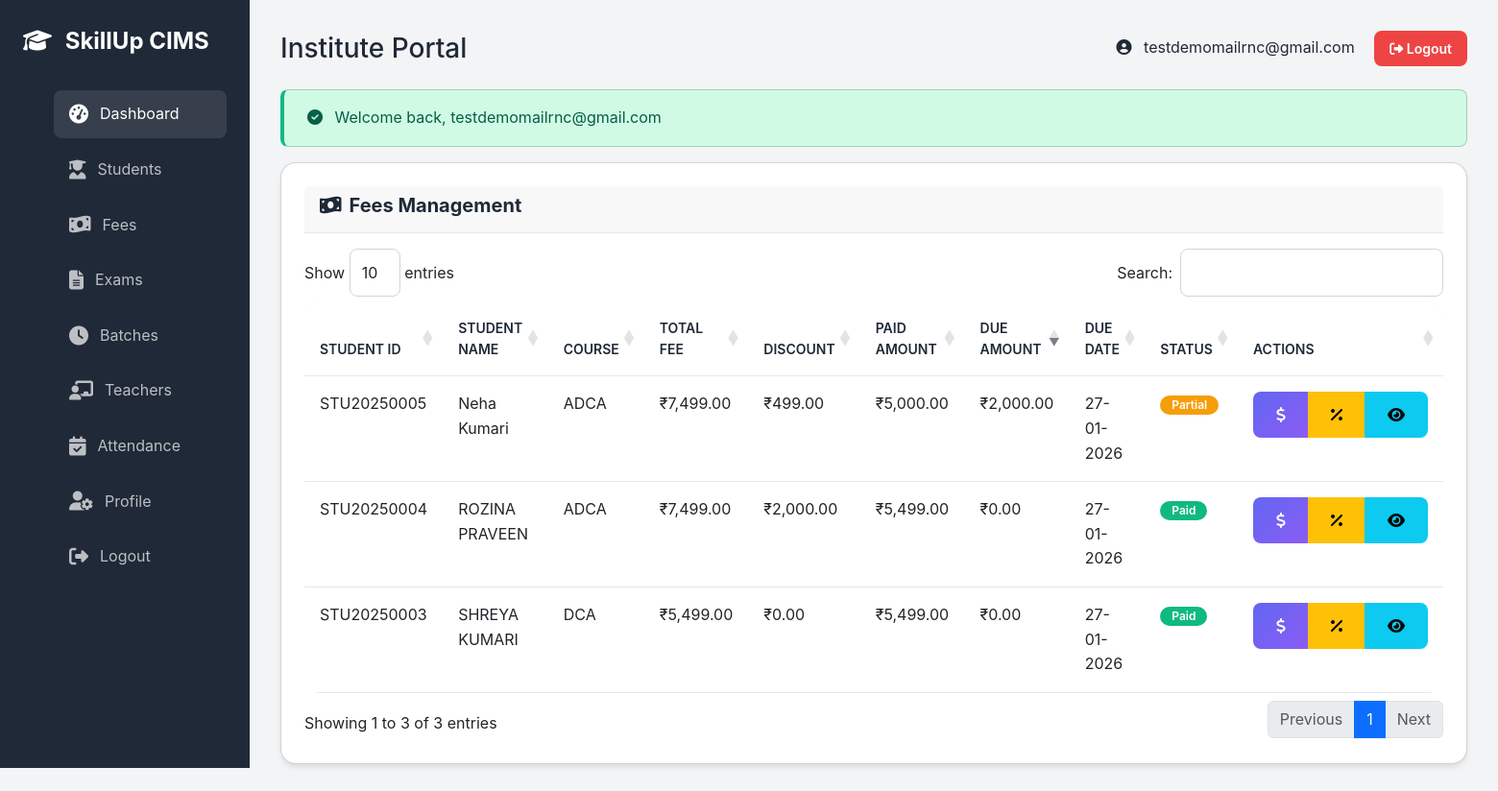
/public/institute/fees (signed in), run on the app's committed database.
### tables this page shows
CREATE TABLE `institutes` (
  `id` int(10) UNSIGNED NOT NULL,
  `franchise_id` int(10) UNSIGNED NOT NULL,
  `institute_code` varchar(20) NOT NULL,
  `institute_name` varchar(200) NOT NULL,
  `address` text NOT NULL,
  `city` varchar(100) DEFAULT NULL,
  `state` varchar(100) DEFAULT NULL,
  `pincode` varchar(10) DEFAULT NULL,
  `contact_person` varchar(100) NOT NULL,
  `phone` varchar(20) NOT NULL,
  `email` varchar(100) NOT NULL,
  `logo` varchar(255) DEFAULT NULL,
  `status` enum('active','inactive') DEFAULT 'active',
  `user_id` int(10) UNSIGNED DEFAULT NULL COMMENT 'Institute admin user ID',
  `created_at` timestamp NOT NULL DEFAULT current_timestamp(),
  `updated_at` timestamp NOT NULL DEFAULT current_timestamp() ON UPDATE current_timestamp()
);

CREATE TABLE `fees` (
  `id` int(10) UNSIGNED NOT NULL,
  `student_id` int(10) UNSIGNED NOT NULL,
  `course_id` int(10) UNSIGNED NOT NULL,
  `total_fee` decimal(10,2) NOT NULL,
  `discount_amount` decimal(10,2) DEFAULT 0.00,
  `paid_amount` decimal(10,2) DEFAULT 0.00,
  `due_amount` decimal(10,2) NOT NULL,
  `payment_mode` enum('one-time','installment') DEFAULT 'one-time',
  `installments` int(11) DEFAULT 1,
  `status` enum('paid','partial','due','overdue') DEFAULT 'due',
  `due_date` date DEFAULT NULL,
  `created_at` timestamp NOT NULL DEFAULT current_timestamp(),
  `updated_at` timestamp NOT NULL DEFAULT current_timestamp() ON UPDATE current_timestamp()
);

CREATE TABLE `students` (
  `id` int(10) UNSIGNED NOT NULL,
  `student_id` varchar(20) NOT NULL,
  `user_id` int(10) UNSIGNED NOT NULL COMMENT 'Student login user ID',
  `institute_id` int(10) UNSIGNED NOT NULL,
  `first_name` varchar(100) NOT NULL,
  `last_name` varchar(100) NOT NULL,
  `email` varchar(100) DEFAULT NULL,
  `phone` varchar(20) NOT NULL,
  `gender` enum('male','female','other') NOT NULL,
  `dob` date NOT NULL,
  `photo` varchar(255) DEFAULT NULL,
  `address` text NOT NULL,
  `city` varchar(100) DEFAULT NULL,
  `state` varchar(100) DEFAULT NULL,
  `pincode` varchar(10) DEFAULT NULL,
  `guardian_name` varchar(100) NOT NULL,
  `guardian_phone` varchar(20) NOT NULL,
  `guardian_relation` varchar(50) DEFAULT NULL,
  `enrollment_date` date NOT NULL,
  `status` enum('active','inactive','completed','dropped') DEFAULT 'active',
  `created_at` timestamp NOT NULL DEFAULT current_timestamp(),
  `updated_at` timestamp NOT NULL DEFAULT current_timestamp() ON UPDATE current_timestamp()
);

CREATE TABLE `courses` (
  `id` int(10) UNSIGNED NOT NULL,
  `course_code` varchar(20) NOT NULL,
  `course_name` varchar(200) NOT NULL,
  `duration` int(11) NOT NULL COMMENT 'Duration in months',
  `fee` decimal(10,2) NOT NULL,
  `regular_price` decimal(10,2) DEFAULT 0.00,
  `offer_price` decimal(10,2) DEFAULT 0.00,
  `description` text DEFAULT NULL,
  `syllabus` text DEFAULT NULL,
  `category` varchar(100) DEFAULT NULL,
  `status` enum('active','inactive') DEFAULT 'active',
  `created_at` timestamp NOT NULL DEFAULT current_timestamp(),
  `updated_at` timestamp NOT NULL DEFAULT current_timestamp() ON UPDATE current_timestamp()
);

### views/institute/fees.php (the view, shortened to what the rows shown need)
<div class="card">
    <div class="card-header">
        <h5 class="card-title mb-0">
            <i class="fas fa-money-bill-wave me-2"></i>Fees Management
        </h5>
    </div>
    <div class="card-body">
        <div class="table-responsive">
            <table class="table" id="feesTable">
                <thead>
                    <tr>
                        <th>Student ID</th>
                        <th>Student Name</th>
                        <th>Course</th>
                        <th>Total Fee</th>
                        <th>Discount</th>
                        <th>Paid Amount</th>
                        <th>Due Amount</th>
                        <th>Due Date</th>
                        <th>Status</th>
                        <th>Actions</th>
                    </tr>
                </thead>
                <tbody>
                    <?php if (isset($fees) && !empty($fees)): ?>
                        <?php foreach ($fees as $fee): ?>
                            <tr>
                                <td><?= e($fee['student_id']) ?></td>
                                <td><?= e($fee['first_name'] . ' ' . $fee['last_name']) ?></td>
                                <td><?= e($fee['course_name']) ?></td>
                                <td>₹<?= number_format($fee['total_fee'], 2) ?></td>
                                <td>₹<?= number_format($fee['discount_amount'] ?? 0, 2) ?></td>
                                <td>₹<?= number_format($fee['paid_amount'], 2) ?></td>
                                <td>₹<?= number_format($fee['due_amount'], 2) ?></td>
                                <td><?= formatDate($fee['due_date']) ?></td>
                                <td>
                                    <span class="badge badge-<?=
                                        $fee['status'] === 'paid' ? 'success' :
                                        ($fee['status'] === 'partial' ? 'warning' : 'danger')
                                        ?>">
                                        <?= ucfirst($fee['status']) ?>
                                    </span>
                                </td>
                                <td>
                                    <div class="btn-group btn-group-sm">
                                        <button class="btn btn-primary btn-collect-payment" data-id="<?= $fee['id'] ?>"
                                            data-student="<?= e($fee['first_name'] . ' ' . $fee['last_name']) ?>"
                                            data-due="<?= $fee['due_amount'] ?>" title="Collect Payment">
                                            <i class="fas fa-dollar-sign"></i>
                                        </button>
                                        <button class="btn btn-warning btn-apply-discount" data-id="<?= $fee['id'] ?>"
                                            data-student="<?= e($fee['first_name'] . ' ' . $fee['last_name']) ?>"
                                            title="Apply Discount">
                                            <i class="fas fa-percent"></i>
                                        </button>
                                        <button class="btn btn-info btn-view-fee" data-id="<?= $fee['id'] ?>"
                                            title="View Details">
                                            <i class="fas fa-eye"></i>
                                        </button>
                                    </div>
                                </td>
                            </tr>
                        <?php endforeach; ?>
                    <?php endif; ?>
                </tbody>
            </table>
        </div>
    </div>
</div>

### core/Router.php (shortened to what the rows shown need)
<?php
class Router
{
    private $routes = [];
    private function addRoute($method, $uri, $controller, $action, $middleware = [])
    {
        if (strpos($controller, '@') !== false && $action === null) {
            list($controller, $action) = explode('@', $controller);
        }
        $this->routes[] = [
            'method' => $method,
            'uri' => $uri,
            'controller' => $controller,
            'action' => $action,
            'middleware' => $middleware
        ];
    }
    public function dispatch()
    {
        $requestUri = $this->getRequestUri();
        $requestMethod = $_SERVER['REQUEST_METHOD'];
        foreach ($this->routes as $route) {
            if ($route['method'] === $requestMethod && $this->matchRoute($route['uri'], $requestUri, $params)) {
                $controllerClass = $route['controller'];
                $action = $route['action'];
                if (class_exists($controllerClass)) {
                    $controller = new $controllerClass();
                    if (method_exists($controller, $action)) {
                        call_user_func_array([$controller, $action], $params);
                        return;
                    }
                }
                return;
            }
        }
    }
    private function matchRoute($routeUri, $requestUri, &$params = [])
    {
        $pattern = preg_replace('/\{(\w+)\}/', '([^/]+)', $routeUri);
        $pattern = '#^' . $pattern . '$#';
        if (preg_match($pattern, $requestUri, $matches)) {
            return true;
        }
        return false;
    }
    private function getRequestUri()
    {
        $uri = parse_url($_SERVER['REQUEST_URI'], PHP_URL_PATH);
        $scriptName = dirname($_SERVER['SCRIPT_NAME']);
        if ($scriptName !== '/' && strpos($uri, $scriptName) === 0) {
            $uri = substr($uri, strlen($scriptName));
        }
        return rtrim($uri, '/') ?: '/';
    }
}

### views/layouts/institute.php (shortened to what the rows shown need)
<!DOCTYPE html>
<html lang="en">
<head>
    <link href="https://cdn.jsdelivr.net/npm/bootstrap@5.3.0/dist/css/bootstrap.min.css" rel="stylesheet">
    <link rel="stylesheet" href="https://cdnjs.cloudflare.com/ajax/libs/font-awesome/6.4.0/css/all.min.css">
    <link rel="stylesheet" href="https://cdn.datatables.net/1.13.6/css/dataTables.bootstrap5.min.css">
    <link rel="stylesheet" href="<?= url('public/assets/css/custom.css') ?>">
</head>
<body>
    <div class="dashboard-container">
        <aside class="sidebar">
            <div class="sidebar-logo">
                <i class="fas fa-graduation-cap me-2"></i>
                SkillUp CIMS
            </div>
            <ul class="sidebar-menu">
                <li>
                    <a href="<?= url('institute/dashboard') ?>" class="active">
                        <i class="fas fa-tachometer-alt"></i> Dashboard
                    </a>
                </li>
                <li>
                    <a href="<?= url('institute/students') ?>">
                        <i class="fas fa-user-graduate"></i> Students
                    </a>
                </li>
                <li>
                    <a href="<?= url('institute/fees') ?>">
                        <i class="fas fa-money-bill-wave"></i> Fees
                    </a>
                </li>
                <li>
                    <a href="<?= url('institute/exams') ?>">
                        <i class="fas fa-file-alt"></i> Exams
                    </a>
                </li>
                <li>
                    <a href="<?= url('institute/batches') ?>">
                        <i class="fas fa-clock"></i> Batches
                    </a>
                </li>
                <li>
                    <a href="<?= url('institute/teachers') ?>">
                        <i class="fas fa-chalkboard-teacher"></i> Teachers
                    </a>
                </li>
                <li>
                    <a href="<?= url('institute/attendance') ?>">
                        <i class="fas fa-calendar-check"></i> Attendance
                    </a>
                </li>
                <li>
                    <a href="<?= url('institute/profile') ?>">
                        <i class="fas fa-user-cog"></i> Profile
                    </a>
                </li>
                <li>
                    <a href="<?= url('logout') ?>">
                        <i class="fas fa-sign-out-alt"></i> Logout
                    </a>
                </li>
            </ul>
        </aside>
        <main class="main-content">
            <div class="d-flex justify-content-between align-items-center mb-4">
                <h1 class="h3 mb-0">Institute Portal</h1>
                <div>
                    <span class="me-3">
                        <i class="fas fa-user-circle me-2"></i>
                        <?= e(Session::userData('username')) ?>
                    </span>
                    <a href="<?= url('logout') ?>" class="btn btn-sm btn-danger">
                        <i class="fas fa-sign-out-alt"></i> Logout
                    </a>
                </div>
            </div>
            <?php if ($success = getFlash('success')): ?>
                <div class="alert alert-success">
                    <i class="fas fa-check-circle me-2"></i>
                    <?= e($success) ?>
                </div>
            <?php endif; ?>
            <?= $content ?>
        </main>
    </div>
</body>
</html>

### data on the page
institutes: email "testdemomailrnc@gmail.com"
fees: student.student_id "STU20250005", student.last_name "Neha Kumari", course.course_name "ADCA", total_fee "7,499.00", discount_amount "499.00", paid_amount "5,000.00", due_amount "2,000.00", due_date "27-01-2026", status "Partial"
fees: student.student_id "STU20250004", student.last_name "ROZINA PRAVEEN", course.course_name "ADCA", total_fee "7,499.00", discount_amount "2,000.00", paid_amount "5,499.00", due_amount "0.00", due_date "27-01-2026", status "Paid"
fees: student.student_id "STU20250003", student.last_name "SHREYA KUMARI", course.course_name "DCA", total_fee "5,499.00", discount_amount "0.00", paid_amount "5,499.00", due_amount "0.00", due_date "27-01-2026", status "Paid"
